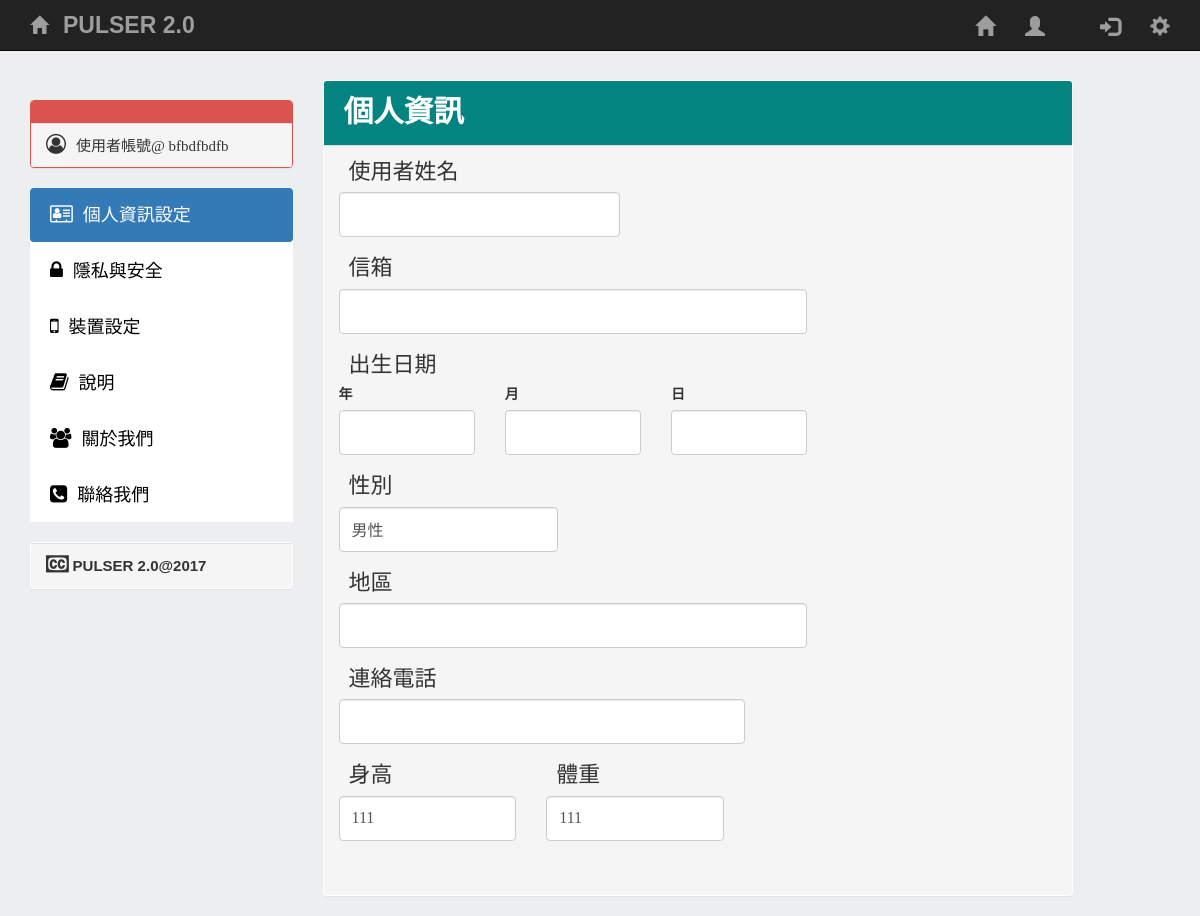
/Project/user/config5.php, run on the app's committed database.
### tables this page shows
CREATE TABLE `users_information` (
  `id` int(50) NOT NULL,
  `userid` varchar(50) NOT NULL,
  `username` varchar(50) NOT NULL,
  `mail_address` varchar(100) NOT NULL,
  `user_sex` varchar(10) DEFAULT NULL,
  `user_phone` varchar(10) DEFAULT NULL,
  `user_height` varchar(5) DEFAULT NULL,
  `user_weight` varchar(5) DEFAULT NULL
);

### Project/user/user-profile-information.php (called while the page is built)
<?php
include("connect_members.php");
$sql = "SELECT * FROM users_information";
mysqli_query($link, 'SET CHARACTER SET UTF8');
mysqli_query($link, "SET collation_connection = 'utf8_unicode_ci");
$result = mysqli_query($link, $sql);
$row = mysqli_fetch_assoc($result);
$birthday_split = explode("-",$row["user_birthday"]);
$year = $birthday_split[0];
$month = $birthday_split[1];
$day = $birthday_split[2];
?>

### Project/user/config5.php (the view, shortened to what this page needs)
<?php
include("user-profile-information.php");
?>
<html>
<head>
  <link  href="https://maxcdn.bootstrapcdn.com/bootstrap/3.3.7/css/bootstrap.min.css" rel="stylesheet">
  <link href="https://maxcdn.bootstrapcdn.com/font-awesome/4.3.0/css/font-awesome.min.css" rel="stylesheet">
  <link rel="stylesheet" href="https://cdnjs.cloudflare.com/ajax/libs/font-awesome/4.7.0/css/font-awesome.min.css">
  <link rel="stylesheet" href="path/to/font-awesome/css/font-awesome.min.css">
  <link href="css/bootstrap.min.css" rel="stylesheet">
  <link href="css/bootstrap.css" rel="stylesheet">
  <link href="css/profile-sidebar.css" rel="stylesheet">
</head>
<body>
  <nav class="navbar navbar-inverse navbar-fixed-top" style="margin-bottom: 0px;">
    <div class="container">
      <div class="navbar-header">
        <a href="dash4.php" class="navbar-brand" href="#" ><span class="glyphicon glyphicon-home"></span></a><label class="navbar-brand label-header">PULSER 2.0</label>
      </div>
      <div id="navbar" class="navbar-collapse collapse">
        <ul class="nav navbar-nav navbar-right" style="font-size: 20px;">
                <li><a href="index.php"><span class="glyphicon glyphicon-home"></span></a></li>
                <li><a href="config5.php"><span class="glyphicon glyphicon-user">
                    <label  style="font-family:verdana;padding-left:5px;"><?php echo $row["user_email"]?></label></span></a></li>
                <li><a href="register.php"><span class="glyphicon glyphicon-log-in"></span></a></li>
                <li class="dropdown">
                  <a class="dropdown-toggle" data-toggle="dropdown"><span class="glyphicon glyphicon-cog"></span></a>
            </li>
        </ul>
      </div>
    </div>
  </nav>
  <div class="container" >
    <div class="row">
      <div class="col-md-3">
        <div style="height:20px;">
        </div>
        <div class="panel panel-red">
          <div class="panel-heading">
            <div class="row">
              <div class="col-xs-12 text-left">
              </div>
            </div>
          </div>
          <div class="panel-footer">
            <span class="pull-left">
              <div style="font-size: 15px;">
                <i class="fa fa-user-circle-o" aria-hidden="true" style="font-size: 20px;margin-right: 10px;"></i>使用者帳號@ <?php echo $row["userid"]?>
              </div>
            </span>
            <div class="clearfix"></div>
          </div>
        </div>
        <ul class="sidebar-nav nav nav-pills nav-stacked shadow">
          <li class="active">
            <a href="#"><i class="fa fa-address-card-o" aria-hidden="true" style="font-size:20px;margin-right: 10px;"></i>個人資訊設定</a>
          </li>
          <li>
            <a href="#"><i class="fa fa-lock" aria-hidden="true" style="font-size:20px;margin-right: 10px;"></i>隱私與安全</a>
          </li>
          <li>
            <a href="#"><i class="fa fa-mobile" aria-hidden="true" style="font-size:20px;margin-right: 10px;"></i>裝置設定</a>
          </li>
          <li>
            <a href="#"><i class="fa fa-book" aria-hidden="true" style="font-size:20px;margin-right: 10px;"></i>說明</a>
          </li>
          <li>
            <a href="#"><i class="fa fa-users" aria-hidden="true" style="font-size:20px;margin-right: 10px;"></i>關於我們</a>
          </li>
          <li>
            <a href="#"><i class="fa fa-phone-square" aria-hidden="true" style="font-size:20px;margin-right: 10px;"></i>聯絡我們</a>
          </li>
        </ul>
        <div style="height:20px;">
        </div>
        <div class="panel">
          <div class="panel-footer">
            <span class="pull-left">
              <div style="font-size: 15px;">
                <i class="fa fa-cc" aria-hidden="true" style="font-size: 20px;"></i>
                <label style="font-family: Arial Black, sans-serif;margin:0;padding:0;">PULSER 2.0@2017</label>
              </div>
            </span>
            <div class="clearfix"></div>
          </div>
        </div>
      </div>
      <div class="col-md-8">
        <div class="panel ">
          <div class="panel-heading" style="background-color: #038480">
            <div class="row">
              <div class="col-xs-12 text-left" style="padding-left: 20px;">
                <div style="font-size: 30px;color:#ffffff;font-weight: bold;">個人資訊</div>
              </div>
            </div>
          </div>
          <div class="panel-footer">
            <form>
              <div class="row">
                <div class="col-md-5 form-group">
                  <label style="font-size: 22px;padding-left: 10px;font-weight: normal;">使用者姓名</label>
                  <input type="text" class="form-control" style="font-size:16px;" value ="<?php echo $row["user_real_name"];?>">
                </div>
              </div>
              <div class="row">
                <div class="col-md-8 form-group">
                  <label style="font-size: 22px;padding-left: 10px;font-weight: normal;">信箱</label>
                  <input type="text" class="form-control" style="font-size:16px;"
                  value ="<?php echo $row["user_email"];?>">
                </div>
              </div>
              <div class="row">
                <div class="col-md-8 form-group">
                  <label style="font-size: 22px;padding-left: 10px;font-weight: normal;">出生日期</label>
                  <div class="row">
                    <div class="col-md-4">
                    	<label>年</label>
                      <input type="text" class="form-control" style="font-size:16px;"
                  value ="<?php echo $year;?>">
                    </div>
                    <div class="col-md-4">
                    	<label>月</label>
                      <input type="text" class="form-control" style="font-size:16px;"
                  value ="<?php echo $month;?>">
                    </div>
                    <div class="col-md-4">
                    	<label>日</label>
                      <input type="text" class="form-control" style="font-size:16px;"
                  value ="<?php echo $day;?>">
                    </div>
                  </div>
                </div>
              </div>
              <div class="row">
                <div class="col-md-4 form-group">
                  <label style="font-size: 22px;padding-left: 10px;font-weight: normal;">性別</label>
                  <input type="text" class="form-control" style="font-size:16px;"
                  value ="<?php echo $row["user_sex"];?>">
                </div>
              </div>
              <div class="row">
                <div class="col-md-8 form-group">
                  <label style="font-size: 22px;padding-left: 10px;font-weight: normal;">地區</label>
                  <input type="text" class="form-control" style="font-size:16px;"
                   value ="<?php echo $row["user_address"];?>">
                </div>
              </div>
              <div class="row">
                <div class="col-md-7 form-group">
                  <label style="font-size: 22px;padding-left: 10px;font-weight: normal;">連絡電話</label>
                  <input type="text" class="form-control" style="font-size:16px;"
                   value ="<?php echo $row["user_phonenumber"];?>">
                </div>
              </div>
              <div class="row">
                <div class="col-md-10 form-group">
                  <div class="row">
                    <div class="col-md-4 form-group">
                      <label style="font-size: 22px;padding-left: 10px;font-weight: normal;">身高</label>
                      <input type="text" class="form-control" style="font-size:16px;"
                       value ="<?php echo $row["user_height"];?>">
                    </div>
                    <div class="col-md-4 form-group">
                      <label style="font-size: 22px;padding-left: 10px;font-weight: normal;">體重</label>
                      <input type="text" class="form-control" style="font-size:16px;"
                       value ="<?php echo $row["user_weight"];?>">
                    </div>
                  </div>
                </div>
              </div>
            </form>
          </div>
        </div>
      </div>
    </div>
  </div>
</body>
</html>

### Project/css/profile-sidebar.css (style rules this page uses)
body { font-family : "微軟正黑體"; padding-top: 80px; background-color: #edeeef; }
.label-header { font-size: 23px; margin-bottom: 0px; font-family: Arial Black, sans-serif; }
.sidebar-nav { top: 0; margin: 0; padding: 0; list-style: none; font-family: Microsoft JhengHei,Sans-serif; background-color: #ffffff; }
.sidebar-nav li { line-height: 50px; }
.sidebar-nav li a { display: block; text-decoration: none; color: #000; font-size: 18px; padding: 0; padding-top: 2px; padding-bottom: 2px; padding-left: 20px; }
.panel-red { border-color: #d9534f; }
.panel-red > .panel-heading { border-color: #d9534f; color: #fff; background-color: #d9534f; }

### Project/user/config5.php (style rules this page uses)
input[type="text"] { height:45px; }

### data on the page
users_information: userid "bfbdfbdfb", user_sex "男性", user_height "111", user_weight "111"
